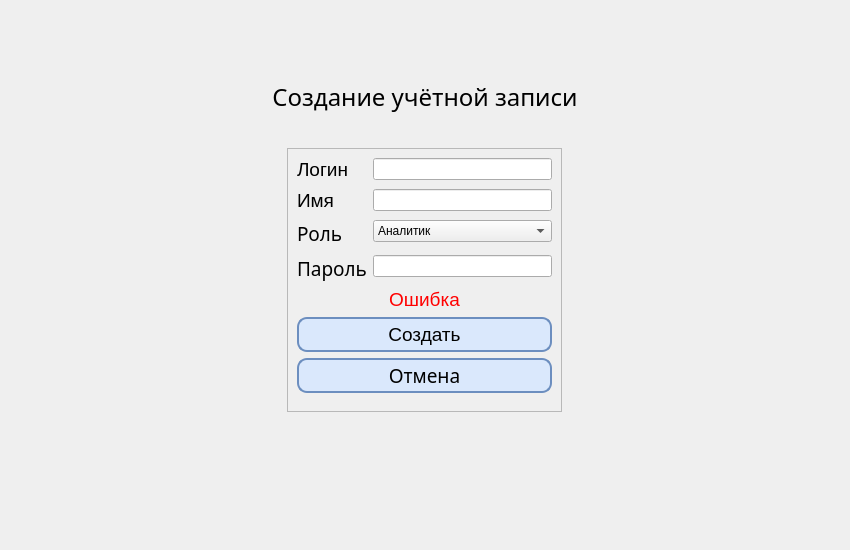
<?xml version="1.0" encoding="UTF-8"?>
<ui version="4.0">
 <class>AccountCreate</class>
 <widget class="QDialog" name="AccountCreate">
  <property name="geometry">
   <rect>
    <x>0</x>
    <y>0</y>
    <width>850</width>
    <height>550</height>
   </rect>
  </property>
  <property name="minimumSize">
   <size>
    <width>850</width>
    <height>550</height>
   </size>
  </property>
  <property name="maximumSize">
   <size>
    <width>850</width>
    <height>550</height>
   </size>
  </property>
  <property name="windowTitle">
   <string>Создание учётной записи</string>
  </property>
  <property name="windowIcon">
   <iconset theme="QIcon::ThemeIcon::DocumentSaveAs"/>
  </property>
  <property name="styleSheet">
   <string notr="true">#PageWidget{
	Font: &quot;Merriweather 18pt&quot;
}

QPushButton {
	background-color: #DAE8FC;
	border: 2px solid #6C8EBF;
	border-radius: 10px;
}

QPushButton:hover {
	background-color: #c8dcfc;
}

QPushButton:pressed {
	background-color: #a7c8fc;
}</string>
  </property>
  <layout class="QVBoxLayout" name="verticalLayout" stretch="1,1,5">
   <property name="spacing">
    <number>0</number>
   </property>
   <property name="leftMargin">
    <number>27</number>
   </property>
   <property name="rightMargin">
    <number>27</number>
   </property>
   <property name="bottomMargin">
    <number>60</number>
   </property>
   <item alignment="Qt::AlignmentFlag::AlignHCenter|Qt::AlignmentFlag::AlignTop">
    <widget class="SystemLabel" name="SysLabel" native="true">
     <property name="enabled">
      <bool>true</bool>
     </property>
     <property name="sizePolicy">
      <sizepolicy hsizetype="Fixed" vsizetype="Fixed">
       <horstretch>0</horstretch>
       <verstretch>0</verstretch>
      </sizepolicy>
     </property>
     <property name="maximumSize">
      <size>
       <width>525</width>
       <height>70</height>
      </size>
     </property>
     <property name="font">
      <font>
       <hintingpreference>PreferVerticalHinting</hintingpreference>
      </font>
     </property>
     <property name="layoutDirection">
      <enum>Qt::LayoutDirection::LeftToRight</enum>
     </property>
     <property name="autoFillBackground">
      <bool>false</bool>
     </property>
    </widget>
   </item>
   <item alignment="Qt::AlignmentFlag::AlignHCenter|Qt::AlignmentFlag::AlignTop">
    <widget class="QLabel" name="MenuLabel">
     <property name="minimumSize">
      <size>
       <width>0</width>
       <height>35</height>
      </size>
     </property>
     <property name="maximumSize">
      <size>
       <width>16777215</width>
       <height>35</height>
      </size>
     </property>
     <property name="font">
      <font>
       <family>Merriweather</family>
       <pointsize>18</pointsize>
      </font>
     </property>
     <property name="text">
      <string>Создание учётной записи</string>
     </property>
     <property name="alignment">
      <set>Qt::AlignmentFlag::AlignCenter</set>
     </property>
    </widget>
   </item>
   <item alignment="Qt::AlignmentFlag::AlignHCenter|Qt::AlignmentFlag::AlignTop">
    <widget class="QFrame" name="SettingLayout">
     <property name="minimumSize">
      <size>
       <width>275</width>
       <height>225</height>
      </size>
     </property>
     <property name="maximumSize">
      <size>
       <width>9999</width>
       <height>350</height>
      </size>
     </property>
     <property name="frameShape">
      <enum>QFrame::Shape::StyledPanel</enum>
     </property>
     <property name="frameShadow">
      <enum>QFrame::Shadow::Raised</enum>
     </property>
     <layout class="QVBoxLayout" name="verticalLayout_2">
      <property name="spacing">
       <number>6</number>
      </property>
      <property name="bottomMargin">
       <number>18</number>
      </property>
      <item>
       <layout class="QFormLayout" name="formLayout">
        <property name="verticalSpacing">
         <number>8</number>
        </property>
        <item row="0" column="0">
         <widget class="QLabel" name="LoginLabel">
          <property name="font">
           <font>
            <pointsize>14</pointsize>
           </font>
          </property>
          <property name="text">
           <string>Логин</string>
          </property>
         </widget>
        </item>
        <item row="0" column="1">
         <widget class="QLineEdit" name="LoginEdit"/>
        </item>
        <item row="1" column="0">
         <widget class="QLabel" name="NameLabel">
          <property name="font">
           <font>
            <pointsize>14</pointsize>
           </font>
          </property>
          <property name="text">
           <string>Имя</string>
          </property>
         </widget>
        </item>
        <item row="1" column="1">
         <widget class="QLineEdit" name="NameEdit"/>
        </item>
        <item row="2" column="0">
         <widget class="QLabel" name="RoleLabel">
          <property name="font">
           <font>
            <family>Merriweather</family>
            <pointsize>14</pointsize>
           </font>
          </property>
          <property name="text">
           <string>Роль</string>
          </property>
         </widget>
        </item>
        <item row="3" column="0">
         <widget class="QLabel" name="PassLabel">
          <property name="font">
           <font>
            <family>Merriweather</family>
            <pointsize>14</pointsize>
           </font>
          </property>
          <property name="text">
           <string>Пароль</string>
          </property>
         </widget>
        </item>
        <item row="2" column="1">
         <widget class="QComboBox" name="RoleBox">
          <item>
           <property name="text">
            <string>Аналитик</string>
           </property>
          </item>
          <item>
           <property name="text">
            <string>Энергетик</string>
           </property>
          </item>
         </widget>
        </item>
        <item row="3" column="1">
         <widget class="QLineEdit" name="PassEdit"/>
        </item>
       </layout>
      </item>
      <item>
       <widget class="QLabel" name="ErrorLabel">
        <property name="maximumSize">
         <size>
          <width>16777215</width>
          <height>45</height>
         </size>
        </property>
        <property name="palette">
         <palette>
          <active>
           <colorrole role="WindowText">
            <brush brushstyle="SolidPattern">
             <color alpha="255">
              <red>255</red>
              <green>0</green>
              <blue>0</blue>
             </color>
            </brush>
           </colorrole>
          </active>
          <inactive>
           <colorrole role="WindowText">
            <brush brushstyle="SolidPattern">
             <color alpha="255">
              <red>255</red>
              <green>0</green>
              <blue>0</blue>
             </color>
            </brush>
           </colorrole>
          </inactive>
          <disabled/>
         </palette>
        </property>
        <property name="font">
         <font>
          <pointsize>14</pointsize>
         </font>
        </property>
        <property name="text">
         <string>Ошибка</string>
        </property>
        <property name="alignment">
         <set>Qt::AlignmentFlag::AlignCenter</set>
        </property>
       </widget>
      </item>
      <item>
       <widget class="QPushButton" name="ConnectButton">
        <property name="minimumSize">
         <size>
          <width>0</width>
          <height>35</height>
         </size>
        </property>
        <property name="font">
         <font>
          <pointsize>14</pointsize>
         </font>
        </property>
        <property name="text">
         <string>Создать</string>
        </property>
       </widget>
      </item>
      <item>
       <widget class="QPushButton" name="CloseButton">
        <property name="sizePolicy">
         <sizepolicy hsizetype="Minimum" vsizetype="Maximum">
          <horstretch>0</horstretch>
          <verstretch>0</verstretch>
         </sizepolicy>
        </property>
        <property name="minimumSize">
         <size>
          <width>0</width>
          <height>35</height>
         </size>
        </property>
        <property name="maximumSize">
         <size>
          <width>9999</width>
          <height>35</height>
         </size>
        </property>
        <property name="font">
         <font>
          <family>Merriweather</family>
          <pointsize>14</pointsize>
         </font>
        </property>
        <property name="text">
         <string>Отмена</string>
        </property>
       </widget>
      </item>
     </layout>
    </widget>
   </item>
  </layout>
 </widget>
 <customwidgets>
  <customwidget>
   <class>SystemLabel</class>
   <extends>QWidget</extends>
   <header>SystemLabel.h</header>
   <container>1</container>
  </customwidget>
 </customwidgets>
 <resources/>
 <connections/>
</ui>
